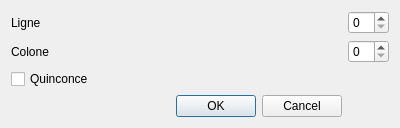
<?xml version="1.0" encoding="UTF-8"?>
<ui version="4.0">
 <class>DialogRack</class>
 <widget class="QDialog" name="DialogRack">
  <property name="geometry">
   <rect>
    <x>0</x>
    <y>0</y>
    <width>400</width>
    <height>124</height>
   </rect>
  </property>
  <property name="windowTitle">
   <string>Dialog</string>
  </property>
  <layout class="QGridLayout" name="gridLayout">
   <item row="0" column="0">
    <widget class="QLabel" name="label">
     <property name="text">
      <string>Ligne</string>
     </property>
    </widget>
   </item>
   <item row="1" column="0">
    <widget class="QLabel" name="label_2">
     <property name="text">
      <string>Colone</string>
     </property>
    </widget>
   </item>
   <item row="1" column="1">
    <widget class="QSpinBox" name="spinBoxColumn"/>
   </item>
   <item row="3" column="0">
    <widget class="QDialogButtonBox" name="buttonBox">
     <property name="orientation">
      <enum>Qt::Horizontal</enum>
     </property>
     <property name="standardButtons">
      <set>QDialogButtonBox::Cancel|QDialogButtonBox::Ok</set>
     </property>
    </widget>
   </item>
   <item row="0" column="1">
    <widget class="QSpinBox" name="spinBoxRow"/>
   </item>
   <item row="2" column="0" colspan="2">
    <widget class="QCheckBox" name="checkBox">
     <property name="text">
      <string>Quinconce</string>
     </property>
    </widget>
   </item>
  </layout>
 </widget>
 <resources/>
 <connections>
  <connection>
   <sender>buttonBox</sender>
   <signal>accepted()</signal>
   <receiver>DialogRack</receiver>
   <slot>accept()</slot>
   <hints>
    <hint type="sourcelabel">
     <x>248</x>
     <y>254</y>
    </hint>
    <hint type="destinationlabel">
     <x>157</x>
     <y>274</y>
    </hint>
   </hints>
  </connection>
  <connection>
   <sender>buttonBox</sender>
   <signal>rejected()</signal>
   <receiver>DialogRack</receiver>
   <slot>reject()</slot>
   <hints>
    <hint type="sourcelabel">
     <x>316</x>
     <y>260</y>
    </hint>
    <hint type="destinationlabel">
     <x>286</x>
     <y>274</y>
    </hint>
   </hints>
  </connection>
 </connections>
</ui>
